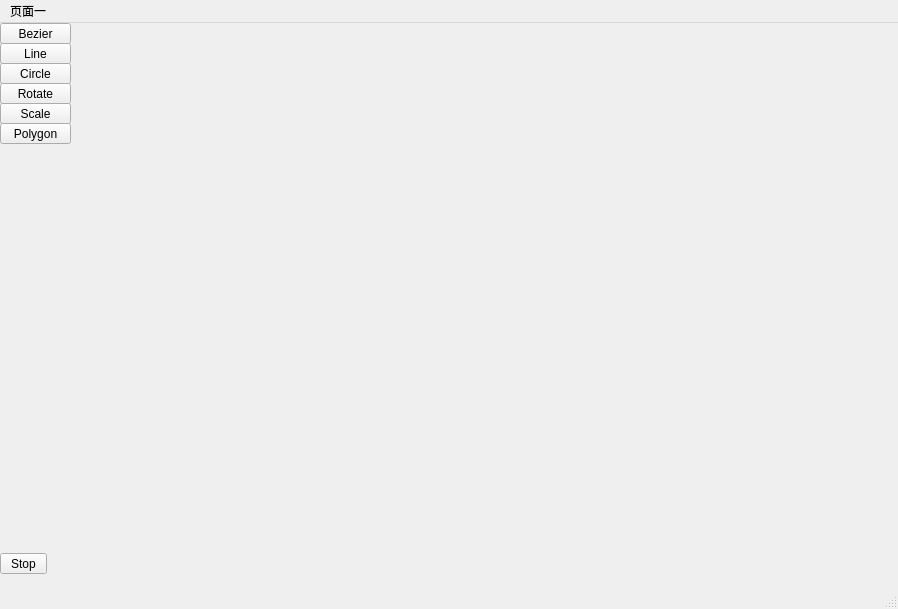
<?xml version="1.0" encoding="UTF-8"?>
<ui version="4.0">
 <class>MainWindow</class>
 <widget class="QMainWindow" name="MainWindow">
  <property name="geometry">
   <rect>
    <x>0</x>
    <y>0</y>
    <width>898</width>
    <height>609</height>
   </rect>
  </property>
  <property name="windowTitle">
   <string>MainWindow</string>
  </property>
  <widget class="QWidget" name="centralwidget">
   <widget class="QToolButton" name="toolButton">
    <property name="geometry">
     <rect>
      <x>0</x>
      <y>0</y>
      <width>71</width>
      <height>21</height>
     </rect>
    </property>
    <property name="text">
     <string>Bezier</string>
    </property>
    <property name="autoRaise">
     <bool>false</bool>
    </property>
    <property name="arrowType">
     <enum>Qt::NoArrow</enum>
    </property>
   </widget>
   <widget class="QToolButton" name="toolButton_2">
    <property name="geometry">
     <rect>
      <x>0</x>
      <y>20</y>
      <width>71</width>
      <height>21</height>
     </rect>
    </property>
    <property name="text">
     <string>Line</string>
    </property>
    <property name="autoRaise">
     <bool>false</bool>
    </property>
    <property name="arrowType">
     <enum>Qt::NoArrow</enum>
    </property>
   </widget>
   <widget class="QToolButton" name="toolButton_3">
    <property name="geometry">
     <rect>
      <x>0</x>
      <y>530</y>
      <width>47</width>
      <height>21</height>
     </rect>
    </property>
    <property name="text">
     <string>Stop</string>
    </property>
   </widget>
   <widget class="QToolButton" name="toolButton_4">
    <property name="geometry">
     <rect>
      <x>0</x>
      <y>40</y>
      <width>71</width>
      <height>21</height>
     </rect>
    </property>
    <property name="text">
     <string>Circle</string>
    </property>
   </widget>
   <widget class="QToolButton" name="toolButton_5">
    <property name="geometry">
     <rect>
      <x>0</x>
      <y>60</y>
      <width>71</width>
      <height>21</height>
     </rect>
    </property>
    <property name="text">
     <string>Rotate</string>
    </property>
   </widget>
   <widget class="QToolButton" name="toolButton_6">
    <property name="geometry">
     <rect>
      <x>0</x>
      <y>80</y>
      <width>71</width>
      <height>21</height>
     </rect>
    </property>
    <property name="text">
     <string>Scale</string>
    </property>
   </widget>
   <widget class="QToolButton" name="toolButton_7">
    <property name="geometry">
     <rect>
      <x>0</x>
      <y>100</y>
      <width>71</width>
      <height>21</height>
     </rect>
    </property>
    <property name="text">
     <string>Polygon</string>
    </property>
   </widget>
  </widget>
  <widget class="QMenuBar" name="menubar">
   <property name="geometry">
    <rect>
     <x>0</x>
     <y>0</y>
     <width>898</width>
     <height>26</height>
    </rect>
   </property>
   <widget class="QMenu" name="menupainter">
    <property name="title">
     <string>页面一</string>
    </property>
   </widget>
   <addaction name="menupainter"/>
  </widget>
  <widget class="QStatusBar" name="statusbar"/>
 </widget>
 <resources/>
 <connections/>
</ui>
